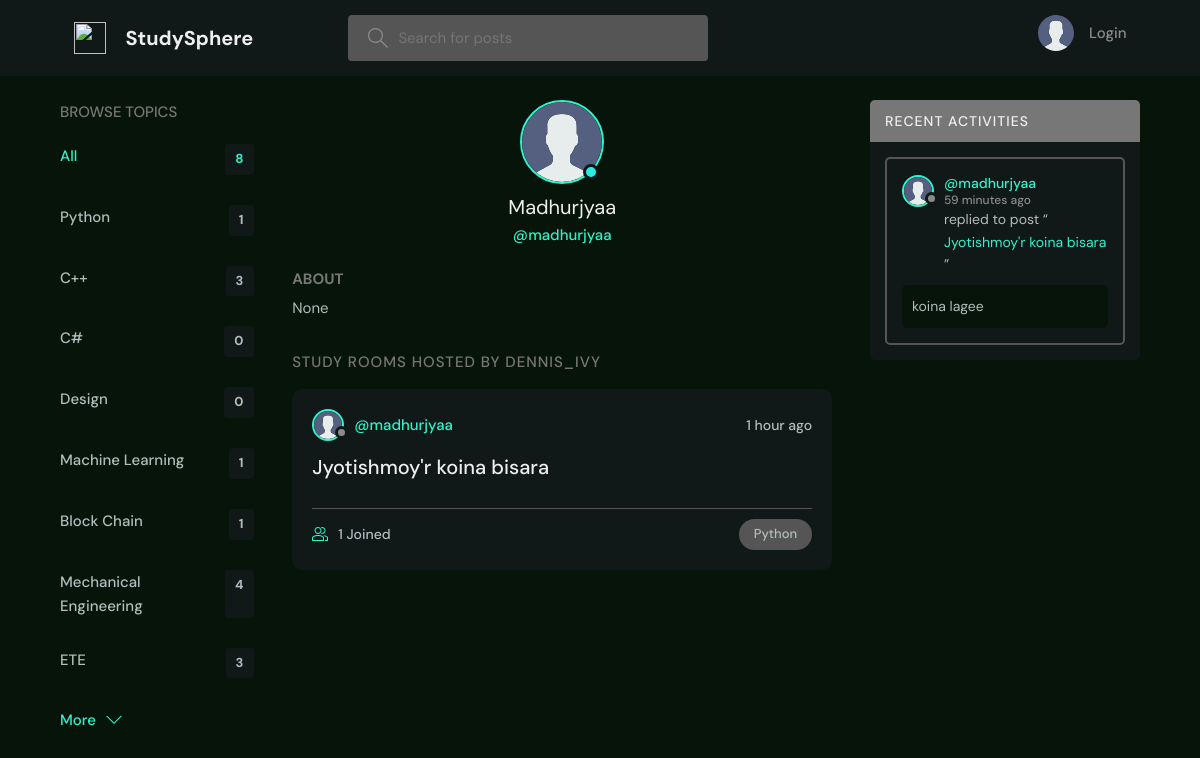
The page /profile/7/ on the database its author committed.
### base/models.py (models this page shows, shortened)
class Topic(models.Model):
    name = models.CharField(max_length=200)

class User(AbstractUser):
    name = models.CharField(max_length=200, null=True)
    email = models.EmailField(unique=True, null=True)
    bio = models.TextField(null=True)
    avatar = models.ImageField(null=True, default="avatar.svg")
    USERNAME_FIELD = 'email'
    REQUIRED_FIELDS = ['username']

class Room(models.Model):
    host = models.ForeignKey(User, on_delete=models.SET_NULL, null=True)
    topic = models.ForeignKey(Topic, on_delete=models.SET_NULL, null=True)
    name = models.CharField(max_length=200)
    description = models.TextField(null=True, blank=True)
    participants = models.ManyToManyField(
        User, related_name='participants', blank=True)
    updated = models.DateTimeField(auto_now=True)
    created = models.DateTimeField(auto_now_add=True)
    class Meta:
        ordering = ['-updated', '-created']
    def __str__(self):
        return self.name

class Message(models.Model):
    user = models.ForeignKey(User, on_delete=models.CASCADE)
    room = models.ForeignKey(Room, on_delete=models.CASCADE)
    body = models.TextField()
    updated = models.DateTimeField(auto_now=True)
    created = models.DateTimeField(auto_now_add=True)
    class Meta:
        ordering = ['-updated', '-created']

### base/views.py (the view)
# urls.py: path('profile/<str:pk>/', views.userProfile, name="user-profile"),
def userProfile(request, pk):
    user = User.objects.get(id=pk)
    rooms = user.room_set.all()
    room_messages = user.message_set.all()
    topics = Topic.objects.all()
    context = {'user': user, 'rooms': rooms,
               'room_messages': room_messages, 'topics': topics}
    return render(request, 'base/profile.html', context)

### base/templates/base/profile.html (shortened to what this page needs)
{% extends 'main.html' %}
{% block content %}
<main class="profile-page layout layout--3">
  <div class="container">
    {% include 'base/topics_component.html' %}
    <div class="roomList">
      <div class="profile">
        <div class="profile__avatar">
          <div class="avatar avatar--large active">
            <img src="{{user.avatar.url}}" />
          </div>
        </div>
        <div class="profile__info">
          <h3>{{user.name}}</h3>
          <p>@{{user.username}}</p>
        </div>
        <div class="profile__about">
          <h3>About</h3>
          <p>
            {{user.bio}}
          </p>
        </div>
      </div>
      <div class="roomList__header">
        <div>
          <h2>Study Rooms Hosted by dennis_ivy</a>
          </h2>
        </div>
      </div>
      {% include 'base/feed_component.html' %}
    </div>
    {% include 'base/activity_component.html' %}
  </div>
</main>
{% endblock content %}

### templates/main.html (shortened to what this page needs)
<!DOCTYPE html>
{% load static %}
<html lang="en">
<head>
    <link rel="stylesheet" href="{% static 'styles/style.css' %}" />
</head>
<body>
    {% include 'navbar.html' %}
    {% block content %}
    {% endblock %}
</body>
</html>

### templates/navbar.html (shortened to what this page needs)
{% load static %}
<header class="header header--loggedIn">
    <div class="container">
        <a href="{% url 'home' %}" class="header__logo">
            <img src="{% static 'images/logo.svg' %}" />
            <h1>StudySphere</h1>
        </a>
        <form class="header__search" method="GET" action="{% url 'home' %}">
            <label>
                <input name="q" placeholder="Search for posts" />
            </label>
        </form>
        <nav class="header__menu">
            {% if request.user.is_authenticated %}
            <div class="header__user">
                <a href="{% url 'update-user' %}">
                    <div class="avatar avatar--medium active">
                        <img src="{{request.user.avatar.url}}" />
                    </div>
                    <p>{{request.user.username}} <span>@{{request.user.username}}</span></p>
                </a>
                <button class="dropdown-button">
                    <svg version="1.1" xmlns="http://www.w3.org/2000/svg" width="32" height="32" viewBox="0 0 32 32">
                        <title>chevron-down</title>
                        <path d="M16 21l-13-13h-3l16 16 16-16h-3l-13 13z"></path>
                    </svg>
                </button>
            </div>
            {% else %}
            <a href="{% url 'login' %}">
                <img src="{% static 'images/avatar.svg' %}" />
                <p>Login</p>
            </a>
            {% endif %}
        </nav>
    </div>
</header>

### base/templates/base/topics_component.html
<div class="topics">
    <div class="topics__header">
        <h2>Browse Topics</h2>
    </div>
    <ul class="topics__list">
        <li>
            <a href="{% url 'home' %}" class="active">All <span>{{topics.count}}</span></a>
        </li>
        {% for topic in topics %}
        <li>
            <a href="{% url 'home' %}?q={{topic.name}}">{{topic.name}}<span>{{topic.room_set.all.count}}</span></a>
        </li>
        {% endfor %}
    </ul>
    <a class="btn btn--link" href="{% url 'topics' %}">
        More
        <svg version="1.1" xmlns="http://www.w3.org/2000/svg" width="32" height="32" viewBox="0 0 32 32">
            <title>chevron-down</title>
            <path d="M16 21l-13-13h-3l16 16 16-16h-3l-13 13z"></path>
        </svg>
    </a>
</div>

### base/templates/base/feed_component.html (shortened to what this page needs)
{% for room in rooms %}
<div class="roomListRoom">
    <div class="roomListRoom__header">
        <a href="{% url 'user-profile' room.host.id %}" class="roomListRoom__author">
            <div class="avatar avatar--small">
                <img src="{{room.host.avatar.url}}" />
            </div>
            <span>@{{room.host.username}}</span>
        </a>
        <div class="roomListRoom__actions">
            <span>{{room.created|timesince}} ago</span>
        </div>
    </div>
    <div class="roomListRoom__content">
        <a href="{% url 'room' room.id %}">{{room.name}}</a>
    </div>
    <div class="roomListRoom__meta">
        <a href="{% url 'room' room.id %}" class="roomListRoom__joined">
            {{room.participants.all.count}} Joined
        </a>
        <p class="roomListRoom__topic">{{room.topic.name}}</p>
    </div>
</div>
{% endfor %}

### base/templates/base/activity_component.html (shortened to what this page needs)
<div class="activities">
    <div class="activities__header">
        <h2>Recent Activities</h2>
    </div>
    {% for message in room_messages %}
    <div class="activities__box">
        <div class="activities__boxHeader roomListRoom__header">
            <a href="{% url 'user-profile' message.user.id %}" class="roomListRoom__author">
                <div class="avatar avatar--small">
                    <img src="{{message.user.avatar.url}}" />
                </div>
                <p>
                    @{{message.user.username}}
                    <span>{{message.created|timesince}} ago</span>
                </p>
            </a>
        </div>
        <div class="activities__boxContent">
            <p>replied to post “<a href="{% url 'room' message.room.id %}">{{message.room}}</a>”</p>
            <div class="activities__boxRoomContent">{{message.body}}</div>
        </div>
    </div>
    {% endfor %}
</div>

### rows shown on the page
Topic: name "Python", room_set.all.count "1"
Topic: name "C++", room_set.all.count "3"
Topic: name "C#", room_set.all.count "0"
Topic: name "Design", room_set.all.count "0"
Topic: name "Machine Learning", room_set.all.count "1"
Topic: name "Block Chain", room_set.all.count "1"
Topic: name "Mechanical Engineering", room_set.all.count "4"
Topic: name "ETE", room_set.all.count "3"
User: avatar (placeholder picture), name "Madhurjyaa", username "madhurjyaa", bio "None"
Room: host.avatar (placeholder picture), host.username "madhurjyaa", created "1 hour", name "Jyotishmoy'r koina bisara", participants.all.count "1", topic.name "Python"
Message: user.avatar (placeholder picture), user.username "madhurjyaa", created "59 minutes", room "Jyotishmoy'r koina bisara", body "koina lagee"

### other values the page prints
{{ topics.count }} "8"
